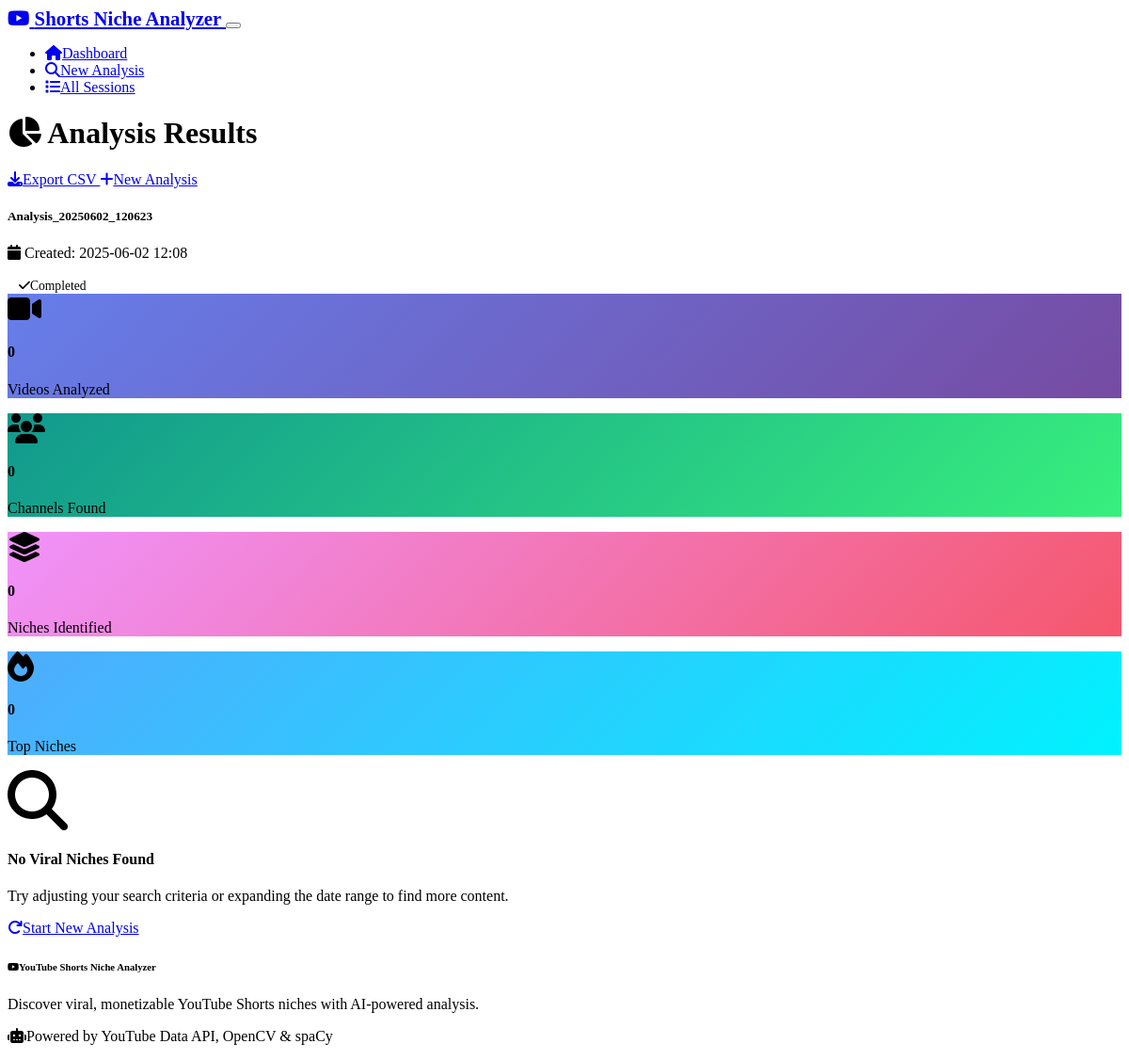
Page /results/1 on the committed database.
### models.py (models this page shows, shortened)
class AnalysisSession(db.Model):
    id = db.Column(db.Integer, primary_key=True)
    session_name = db.Column(db.String(200), nullable=False)
    created_at = db.Column(db.DateTime, default=datetime.utcnow)
    parameters = db.Column(db.Text)  # JSON string of search parameters
    status = db.Column(db.String(50), default='pending')  # pending, running, completed, failed
    total_videos_analyzed = db.Column(db.Integer, default=0)
    total_channels_found = db.Column(db.Integer, default=0)
    total_niches_identified = db.Column(db.Integer, default=0)

### routes.py (the view)
@app.route('/results/<int:session_id>')
def results(session_id):
    session = AnalysisSession.query.get_or_404(session_id)
    niches = NicheResult.query.filter_by(session_id=session_id).order_by(NicheResult.viral_score.desc()).all()
    return render_template('results.html',
                         session=session,
                         niches=niches,
                         analysis_state=analysis_state)

### templates/results.html (shortened to what this page needs)
{% extends "base.html" %}
{% block content %}
<div class="row">
    <div class="col-12">
        <div class="d-flex justify-content-between align-items-center mb-4">
            <h1 class="display-6">
                <i class="fas fa-chart-pie text-success me-2"></i>
                Analysis Results
            </h1>
            <div class="d-flex gap-2">
                {% if session.status == 'completed' %}
                <a href="{{ url_for('export_csv', session_id=session.id) }}" class="btn btn-success">
                    <i class="fas fa-download me-2"></i>Export CSV
                </a>
                {% endif %}
                <a href="{{ url_for('analyze') }}" class="btn btn-outline-primary">
                    <i class="fas fa-plus me-2"></i>New Analysis
                </a>
            </div>
        </div>
    </div>
</div>
<div class="row mb-4">
    <div class="col-12">
        <div class="card">
            <div class="card-body">
                <div class="row align-items-center">
                    <div class="col-md-8">
                        <h5 class="card-title mb-2">{{ session.session_name }}</h5>
                        <p class="text-muted mb-0">
                            <i class="fas fa-calendar me-1"></i>
                            Created: {{ session.created_at.strftime('%Y-%m-%d %H:%M') }}
                        </p>
                    </div>
                    <div class="col-md-4 text-md-end">
                        {% if session.status == 'completed' %}
                            <span class="badge bg-success fs-6">
                                <i class="fas fa-check me-1"></i>Completed
                            </span>
                        {% elif session.status == 'running' %}
                            <span class="badge bg-primary fs-6">
                                <i class="fas fa-spinner fa-spin me-1"></i>Running
                            </span>
                        {% elif session.status == 'failed' %}
                            <span class="badge bg-danger fs-6">
                                <i class="fas fa-times me-1"></i>Failed
                            </span>
                        {% else %}
                            <span class="badge bg-secondary fs-6">
                                <i class="fas fa-clock me-1"></i>Pending
                            </span>
                        {% endif %}
                    </div>
                </div>
            </div>
        </div>
    </div>
</div>
{% if session.status == 'completed' %}
<div class="row mb-4">
    <div class="col-md-3">
        <div class="card text-center bg-primary text-white">
            <div class="card-body">
                <i class="fas fa-video fa-2x mb-2"></i>
                <h4>{{ session.total_videos_analyzed or 0 }}</h4>
                <p class="mb-0">Videos Analyzed</p>
            </div>
        </div>
    </div>
    <div class="col-md-3">
        <div class="card text-center bg-success text-white">
            <div class="card-body">
                <i class="fas fa-users fa-2x mb-2"></i>
                <h4>{{ session.total_channels_found or 0 }}</h4>
                <p class="mb-0">Channels Found</p>
            </div>
        </div>
    </div>
    <div class="col-md-3">
        <div class="card text-center bg-warning text-white">
            <div class="card-body">
                <i class="fas fa-layer-group fa-2x mb-2"></i>
                <h4>{{ session.total_niches_identified or 0 }}</h4>
                <p class="mb-0">Niches Identified</p>
            </div>
        </div>
    </div>
    <div class="col-md-3">
        <div class="card text-center bg-info text-white">
            <div class="card-body">
                <i class="fas fa-fire fa-2x mb-2"></i>
                <h4>{{ niches|length }}</h4>
                <p class="mb-0">Top Niches</p>
            </div>
        </div>
    </div>
</div>
{% endif %}
{% if niches %}
<div class="row">
    <div class="col-12">
        <h3 class="mb-4">
            <i class="fas fa-trophy text-warning me-2"></i>
            Top Viral Niches
        </h3>
        {% for niche in niches %}
        <div class="card mb-4 border-0 shadow-sm">
            <div class="card-header bg-body-secondary">
                <div class="row align-items-center">
                    <div class="col-md-8">
                        <h5 class="mb-0">
                            <span class="badge bg-primary me-2">#{{ loop.index }}</span>
                            {{ niche.niche_name }}
                        </h5>
                    </div>
                    <div class="col-md-4 text-md-end">
                        <span class="badge bg-success fs-6">
                            <i class="fas fa-star me-1"></i>
                            Viral Score: {{ "%.1f"|format(niche.viral_score) }}
                        </span>
                    </div>
                </div>
            </div>
            <div class="card-body">
                <div class="row g-4">
                    <div class="col-lg-8">
                        <div class="row g-3">
                            <div class="col-sm-3">
                                <div class="text-center">
                                    <div class="h5 text-primary mb-1">{{ niche.total_videos }}</div>
                                    <small class="text-muted">Videos</small>
                                </div>
                            </div>
                            <div class="col-sm-3">
                                <div class="text-center">
                                    <div class="h5 text-success mb-1">{{ "{:,.0f}".format(niche.avg_views_per_day) }}</div>
                                    <small class="text-muted">Avg Views/Day</small>
                                </div>
                            </div>
                            <div class="col-sm-3">
                                <div class="text-center">
                                    <div class="h5 text-warning mb-1">{{ "{:.2%}".format(niche.avg_engagement_ratio) }}</div>
                                    <small class="text-muted">Engagement</small>
                                </div>
                            </div>
                            <div class="col-sm-3">
                                <div class="text-center">
                                    <div class="h5 text-info mb-1">{{ niche.get_top_channels()|length }}</div>
                                    <small class="text-muted">Top Channels</small>
                                </div>
                            </div>
                        </div>
                        {% if niche.get_keywords() %}
                        <div class="mt-3">
                            <h6 class="text-muted mb-2">
                                <i class="fas fa-tags me-1"></i>Popular Keywords
                            </h6>
                            <div class="d-flex flex-wrap gap-1">
                                {% for keyword in niche.get_keywords()[:8] %}
                                <span class="badge bg-body-secondary text-dark">{{ keyword }}</span>
                                {% endfor %}
                            </div>
                        </div>
                        {% endif %}
                        {% if niche.get_top_channels() %}
                        <div class="mt-3">
                            <h6 class="text-muted mb-2">
                                <i class="fas fa-users me-1"></i>Top Performing Channels
                            </h6>
                            <div class="row g-2">
                                {% for channel in niche.get_top_channels()[:3] %}
                                <div class="col-md-4">
                                    <div class="border rounded p-2 bg-body-secondary">
                                        <div class="fw-bold small">{{ channel.channel_title }}</div>
                                        <small class="text-muted">
                                            {{ "{:,}".format(channel.subscriber_count or 0) }} subs •
                                            {{ channel.video_count or 0 }} videos
                                        </small>
                                    </div>
                                </div>
                                {% endfor %}
                            </div>
                        </div>
                        {% endif %}
                    </div>
                    <div class="col-lg-4">
                        {% if niche.get_top_videos() %}
                        <h6 class="text-muted mb-2">
                            <i class="fas fa-fire me-1"></i>Top Videos
                        </h6>
                        {% for video in niche.get_top_videos()[:3] %}
                        <div class="card border-0 bg-body-secondary mb-2">
                            <div class="card-body p-2">
                                <div class="small fw-bold mb-1" style="line-height: 1.3;">
                                    {{ video.title[:50] }}{% if video.title|length > 50 %}...{% endif %}
                                </div>
                                <div class="d-flex justify-content-between align-items-center">
                                    <small class="text-muted">
                                        {{ "{:,}".format(video.view_count) }} views
                                    </small>
                                    <small class="badge bg-success">
                                        {{ "%.1f"|format(video.viral_score) }}
                                    </small>
                                </div>
                            </div>
                        </div>
                        {% endfor %}
                        {% endif %}
                    </div>
                </div>
            </div>
        </div>
        {% endfor %}
    </div>
</div>
{% elif session.status == 'completed' %}
<div class="row">
    <div class="col-12">
        <div class="text-center py-5">
            <i class="fas fa-search fa-4x text-muted mb-4"></i>
            <h4 class="text-muted">No Viral Niches Found</h4>
            <p class="text-muted mb-4">
                Try adjusting your search criteria or expanding the date range to find more content.
            </p>
            <a href="{{ url_for('analyze') }}" class="btn btn-primary">
                <i class="fas fa-redo me-2"></i>Start New Analysis
            </a>
        </div>
    </div>
</div>
{% endif %}
{% endblock %}

### static/css/style.css (style rules this page uses)
:root { --primary-gradient: linear-gradient(135deg, #667eea 0%, #764ba2 100%); --success-gradient: linear-gradient(135deg, #11998e 0%, #38ef7d 100%); --warning-gradient: linear-gradient(135deg, #f093fb 0%, #f5576c 100%); --info-gradient: linear-gradient(135deg, #4facfe 0%, #00f2fe 100%); }
.card { transition: transform 0.2s ease, box-shadow 0.2s ease; }
.card.bg-primary { background: var(--primary-gradient) !important; border: none; }
.card.bg-success { background: var(--success-gradient) !important; border: none; }
.card.bg-warning { background: var(--warning-gradient) !important; border: none; }
.card.bg-info { background: var(--info-gradient) !important; border: none; }
.badge { font-weight: 500; }
.badge.fs-6 { font-size: 0.85rem !important; padding: 0.5rem 0.75rem; }
.fas, .fab { font-family: "Font Awesome 6 Free", "Font Awesome 6 Brands"; }

### rows in the picture
AnalysisSession: session_name "Analysis_20250602_120623", created_at "2025-06-02 12:08", total_videos_analyzed "0", total_channels_found "0", total_niches_identified "0"

### other values in the picture
{{ niches|length }} "0"
